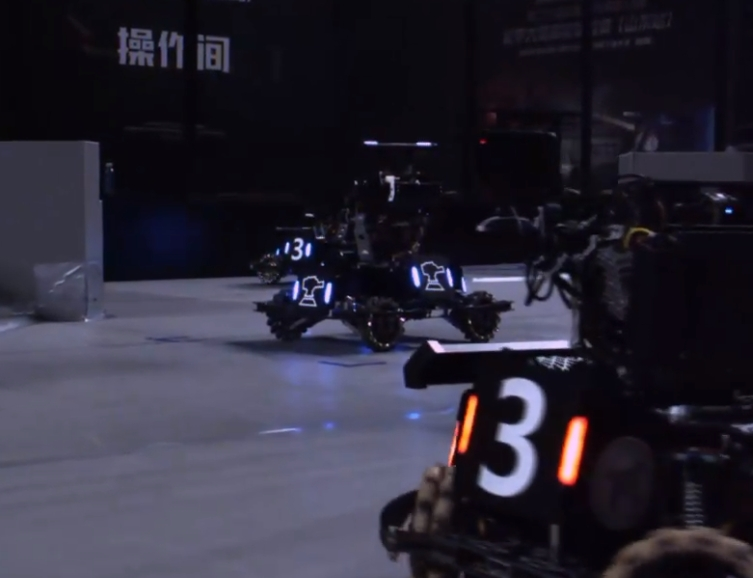
#> input picture 2.jpg, 753 x 578 px; the run also reads 2 pictures not shown here
$ python test.py
#> lines starting #> are read from the running program, lines starting #| are printed output that depends on the picture; after the words box and inside, x2 and y2 are one past the last pixel; in counts of white or black regions, pixels touching at a corner belong together; pictures that were not available may be replaced by others from this repository, and a replacement may not be noted
### detector.py
import cv2
import numpy as np

# 定义常量
RED = 'red'
BLUE = 'blue'
ARMOR_TYPE_STR = ['INVALID', 'SMALL', 'LARGE']

class Light:
    def __init__(self, rect):
        self.bounding_rect = rect
        self.top = (rect[0][0], rect[0][1])  # 记录灯的上点
        self.bottom = (rect[1][0], rect[1][1])  # 记录灯的下点
        self.center = np.array([(rect[0][0] + rect[1][0]) / 2, (rect[0][1] + rect[1][1]) / 2])
        self.width = rect[1][0] - rect[0][0]
        self.length = rect[1][1] - rect[0][1]
        self.color = None  # 灯的颜色

    def calculate_tilt_angle(self):
        """计算倾斜角度"""
        # cv2.minAreaRect 返回的第三个元素是旋转角度
        _, _, angle = cv2.minAreaRect(np.array(self.bounding_rect))
        # 如果角度大于 0，则调整为负数表示逆时针方向
        return -angle if angle > 0 else angle


class Armor:
    # [6 lines left out: function __init__, not called in this run]


class Detector:
    """
    装甲板识别类
    @params: bin_thres: 二值化阈值
    @params: detect_color: 识别的颜色
    @params: l: 灯条参数
    @params: a: 装甲板参数
    """
    def __init__(self, bin_thres, color, light_params, armor_params):
        self.binary_thres = bin_thres
        self.detect_color = color
        self.l = light_params
        self.a = armor_params
        self.armors_ = []
        self.lights_ = []

    def detect(self, input_img):
        """识别装甲板"""
        binary_img = self.preprocess_image(input_img)           # 预处理图像
        self.lights_ = self.find_lights(input_img, binary_img)  # 查找灯条
        self.armors_ = self.match_lights(self.lights_)          # 匹配灯条

        if self.armors_:
            # 这里可以添加数字提取和分类的逻辑
            pass

        return self.armors_

    def preprocess_image(self, rgb_img):
        """预处理图像"""
        gray_img = cv2.cvtColor(rgb_img, cv2.COLOR_BGR2GRAY)  # 转换为灰度图像
        _, binary_img = cv2.threshold(gray_img, self.binary_thres, 255, cv2.THRESH_BINARY)  # 二值化
        return binary_img

    def find_lights(self, rgb_img, binary_img):
        """查找灯条"""
        contours, _ = cv2.findContours(binary_img, cv2.RETR_EXTERNAL, cv2.CHAIN_APPROX_SIMPLE)  # 查找轮廓
        lights = []

        for contour in contours:
            if len(contour) < 5:
                continue

            r_rect = cv2.minAreaRect(contour)  # 获取最小外接矩形
            # 确保 r_rect 是一个有效的轮廓点集
            r_rect_points = np.array(cv2.boxPoints(r_rect)).astype(int)

            light = Light(r_rect_points)

            if self.is_light(light):
                lights.append(light)

        return lights

    def is_light(self, light):
        """判断是否为灯条"""
        ratio = light.width / light.length  # 计算长宽比
        ratio_ok = self.l['min_ratio'] < ratio < self.l['max_ratio']
        angle_ok = light.calculate_tilt_angle() < self.l['max_angle']  # 调用新方法获取角度

        return ratio_ok and angle_ok

    def match_lights(self, lights):
        """匹配灯条"""
        armors = []

        for i, light_1 in enumerate(lights):
            for light_2 in lights[i+1:]:
                if light_1.color != self.detect_color or light_2.color != self.detect_color:
                    continue

                if self.contain_light(light_1, light_2, lights):
                    continue

                armor_type = self.is_armor(light_1, light_2)
                if armor_type != 'INVALID':
                    armor = Armor(light_1, light_2)
                    armor.type = armor_type
                    armors.append(armor)

        return armors

    # [31 lines left out: functions contain_light, is_armor, not called in this run]

    def draw_results(self, img):
        """绘制结果"""
        for light in self.lights_:
            cv2.circle(img, light.top, 3, (255, 255, 255), 1)
            cv2.circle(img, light.bottom, 3, (255, 255, 255), 1)
            line_color = (255, 255, 0) if light.color == RED else (255, 0, 255)
            cv2.line(img, light.top, light.bottom, line_color, 1)

        for armor in self.armors_:
            cv2.line(img, armor.left_light.top, armor.right_light.bottom, (0, 255, 0), 2)
            cv2.line(img, armor.left_light.bottom, armor.right_light.top, (0, 255, 0), 2)

        for armor in self.armors_:
            cv2.putText(img, armor.classfication_result, armor.left_light.top, cv2.FONT_HERSHEY_SIMPLEX, 0.8, (0, 255, 255), 2)

        return img

# 使用示例
# light_params 和 armor_params 应根据实际需求设置
light_params = {'min_ratio': 0.5, 'max_ratio': 2.0, 'max_angle': 15}
armor_params = {'min_light_ratio': 0.5, 'min_small_center_distance': 30, 'max_small_center_distance': 100,
                'min_large_center_distance': 100, 'max_large_center_distance': 300, 'max_angle': 15}

detector = Detector(bin_thres=128, color=RED, light_params=light_params, armor_params=armor_params)

# 读取图像并进行检测
input_image = cv2.imread('2.jpg')
#> input_image is the input picture: shape (578, 753, 3); mean B, G, R 54.3, 40.6, 43.3
#input_image = cv2.imread('combine.png')
detected_armors = detector.detect(input_image)
#> in preprocess_image, `gray_img = cv2.cvtColor(rgb_img, cv2.COLOR_BGR2GRAY)`:
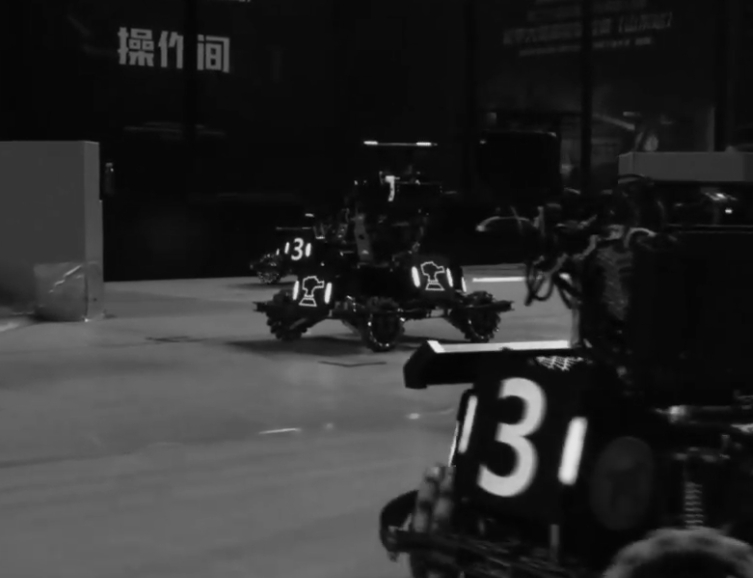
#> gray_img: shape (578, 753); min 3, max 234, mean 43
#> in preprocess_image, `_, binary_img = cv2.threshold(gray_img, self.binary_thres, 255, cv2.TH..`:
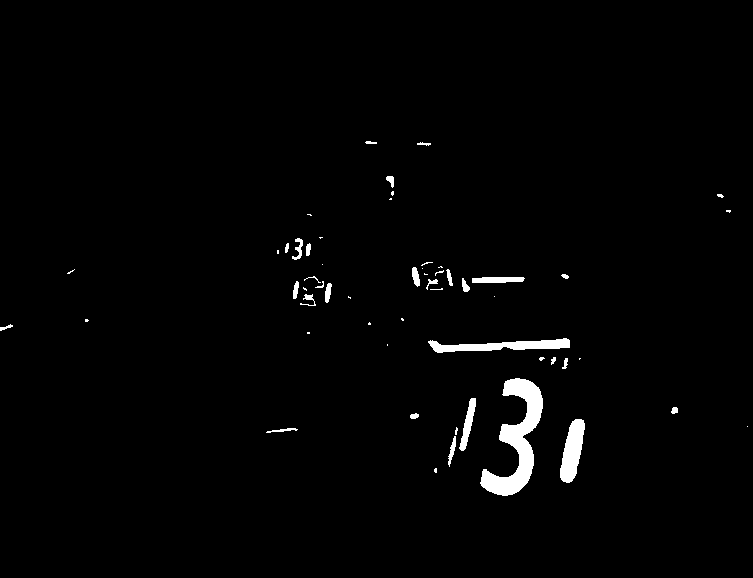
#> binary_img: shape (578, 753); 1.6% white; 56 white regions (28 under 20 px)
#> in find_lights, `contours, _ = cv2.findContours(binary_img, cv2.RETR_EXTERNAL, cv2.CHAI..`: contours = 56 contours, 35 with area under 20; largest, box (x1, y1, x2, y2) and area: (480, 378, 543, 496) 2726, (428, 338, 570, 353) 953, (560, 419, 585, 483) 927, (459, 398, 476, 451) 311, (472, 277, 525, 283) 228
#> the loop in find_lights, `for contour in contours:` made 56 passes
#> (r_rect, ratio in is_light, ratio_ok in is_light) on passes 1, 2, 3, 4, 6: (((435, 470), (4, 2), -90), -inf, False), (((451.4, 450.9), (30.56, 4.61), -75.96), 4, False), (((281.4, 429.8), (31.14, 2.68), -4.4), 0.333, False), (((455.9, 430.6), (7.03, 1.94), -75.96), 1, True), (((572.1, 450.2), (64.74, 17.05), -78.11), 5.33, False)
#> contour on passes 5, 11, 15, 17, 22, 35: [[747, 426]], [[579, 358], [579, 359], [580, 358]], [[387, 344], [387, 345]], [[307, 332], [307, 333], [309, 333], [309, 332]], [[494, 296]], [[424, 273], [424, 274], [427, 274], [425, 274]]
#> after the loop in find_lights, `for contour in contours:`: lights = 9 items
#> the loop in match_lights, `for i, light_1 in enumerate(lights):` made 9 passes
#> after the loop in match_lights, `for i, light_1 in enumerate(lights):`: armors = []
#> detected_armors = []

# 绘制检测结果
out = detector.draw_results(input_image)
#> the loop in draw_results, `for light in self.lights_:` made 9 passes

cv2.imshow('Detection Results', out)
cv2.waitKey(0)
cv2.destroyAllWindows()

### test.py
import cv2
from loguru import logger

from detector import Detector


# 定义常量
RED = "red"
BLUE = "blue"
ARMOR_TYPE_STR = ["INVALID", "SMALL", "LARGE"]

# light_params 和 armor_params 应根据实际需求设置
light_params = {"min_ratio": 0.1, "max_ratio": 2000, "max_angle": 900}
armor_params = {
    "min_light_ratio": 0.1,
    "min_small_center_distance": 3,
    "max_small_center_distance": 1000,
    "min_large_center_distance": 10,
    "max_large_center_distance": 3000,
    "max_angle": 900,
}

detector = Detector(
    bin_thres=120, color=RED, light_params=light_params, armor_params=armor_params
)

# 读取图像并进行检测
input_image = cv2.imread("img/2.jpg")
# input_image = cv2.imread('combine.png')
detected_armors = detector.detect(input_image)
#> in preprocess_image (call 2), `_, binary_img = cv2.threshold(gray_img, self.binary_thres, 255, cv2.TH..`:
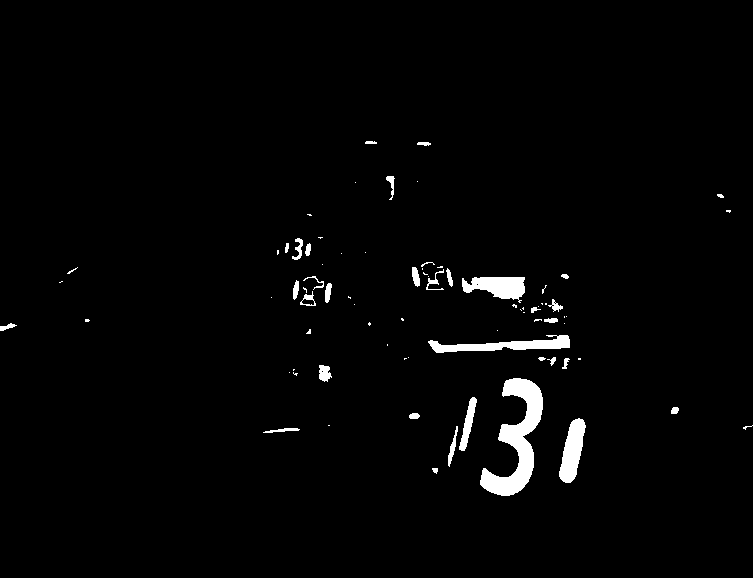
#> binary_img: shape (578, 753); 2% white; 79 white regions (45 under 20 px)
#> in find_lights (call 2), `contours, _ = cv2.findContours(binary_img, cv2.RETR_EXTERNAL, cv2.CHAI..`: contours = 79 contours, 52 with area under 20; largest, box (x1, y1, x2, y2) and area: (480, 378, 543, 496) 2830, (428, 335, 570, 353) 1032, (559, 418, 586, 483) 969, (462, 277, 525, 303) 956, (459, 397, 477, 451) 333
#> the loop in find_lights (call 2), `for contour in contours:` made 79 passes
#> contour on passes 5, 12, 13, 15, 17, 20, 21, 23, 25, 32, 33, 34: [[328, 425], [329, 425]], [[289, 372]], [[293, 369], [293, 370], [294, 369]], [[578, 358], [578, 359], [580, 359], [580, 358]], [[404, 358], [404, 359], [405, 358], [406, 358]], [[408, 357]], [[387, 344], [387, 345]], [[497, 330]], [[564, 323]], [[566, 316]], [[564, 316], [564, 317]], [[523, 312], [524, 312]]
#> (r_rect, ratio in is_light, ratio_ok in is_light) on passes 1, 2, 3, 4, 6: (((434.5, 470.5), (5, 5), -90), -inf, False), (((280.9, 429.8), (36.12, 3.07), -4.4), 0.333, True), (((452.5, 445.9), (40.75, 4.85), -75.96), 4, True), (((747.4, 426.3), (9.39, 2.68), -26.57), 0.5, True), (((572.2, 450), (65.51, 17.53), -77.91), 5.67, True)
#> the loop in match_lights (call 2), `for i, light_1 in enumerate(lights):` made 27 passes

# 绘制检测结果
out = detector.draw_results(input_image)
#> the loop in draw_results (call 2), `for light in self.lights_:` made 27 passes

# 读取摄像头并进行检测
# url = 0
url = "img/1.mp4"
cap = cv2.VideoCapture(url)

if cap is not None:
    while True:
        ret, frame = cap.read()
        if ret:
            # input_image = cv2.imread('combine.png')
            detected_armors = detector.detect(frame)
#> in preprocess_image (call 3), `gray_img = cv2.cvtColor(rgb_img, cv2.COLOR_BGR2GRAY)`:
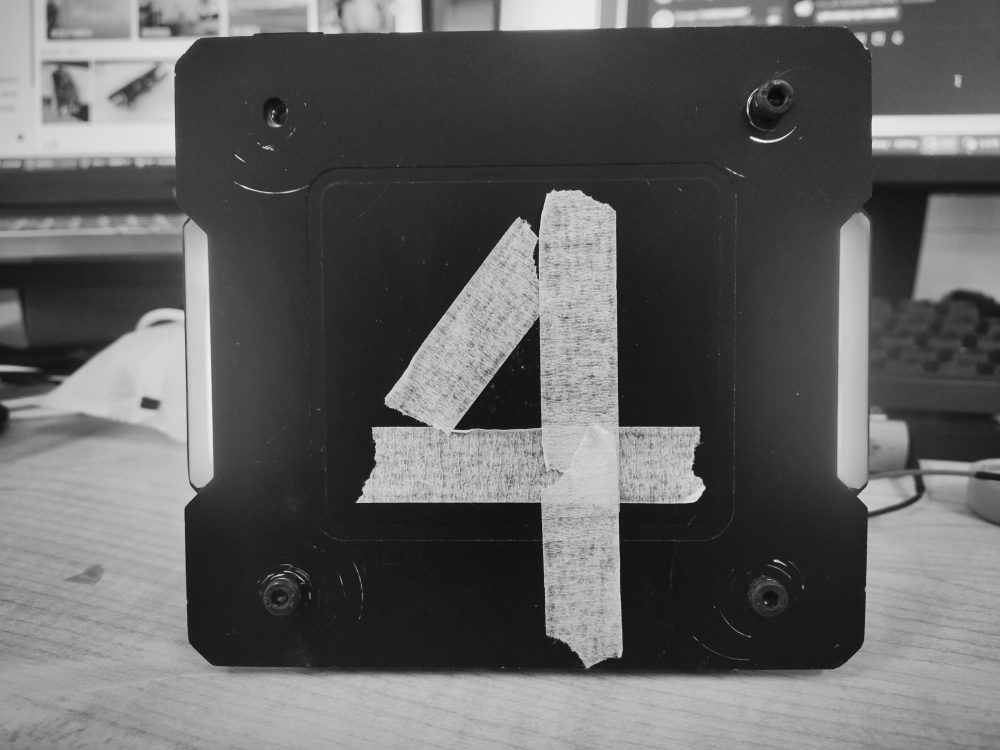
#> gray_img: shape (6000, 8000) (shown at 1/8 size); min 5, max 255, mean 99.2
#> in preprocess_image (call 3), `_, binary_img = cv2.threshold(gray_img, self.binary_thres, 255, cv2.TH..`:
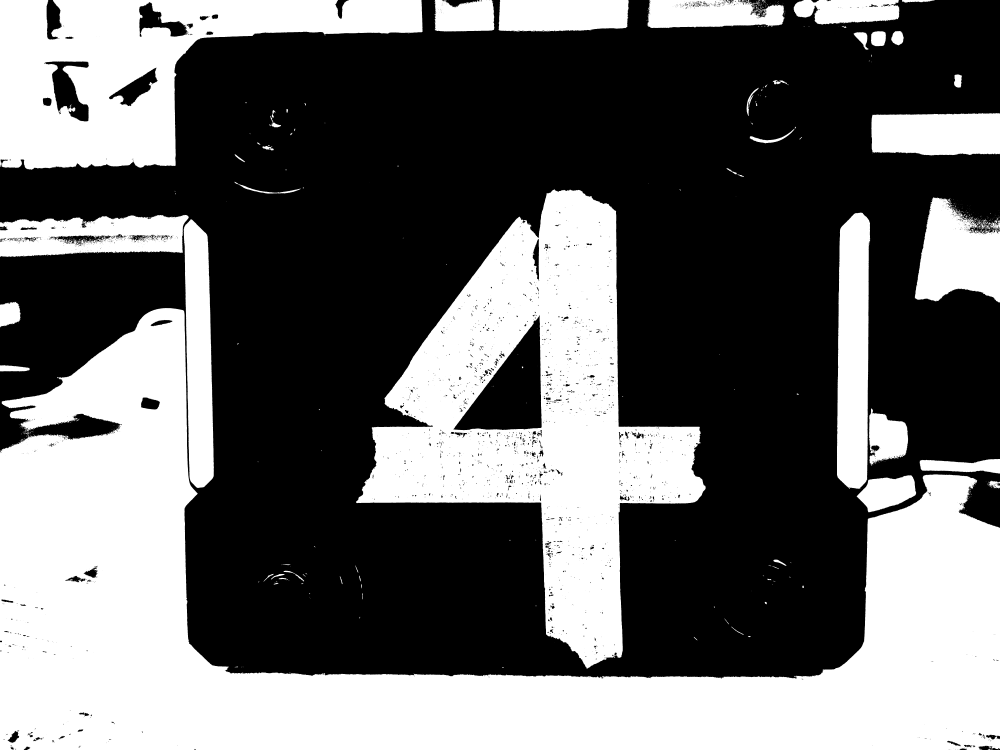
#> binary_img: shape (6000, 8000) (shown at 1/8 size); 40.8% white; 1167 white regions (884 under 20 px), largest, box (x1, y1, x2, y2) and area: (0, 2464, 8000, 6000) 9971176, (2848, 1511, 5645, 5349) 4338038, (0, 0, 3381, 1358) 2216528

            # 绘制检测结果
            out = detector.draw_results(frame)

            logger.info(f"预测结果：\n{detected_armors}")

            cv2.namedWindow("frame", cv2.WINDOW_NORMAL)
            cv2.imshow("frame", out)
            if cv2.waitKey(1) & 0xFF == ord("q"):
#> (key q is pressed here)
                break

    cv2.destroyAllWindows()
    if cap is not None:
        cap.release()
